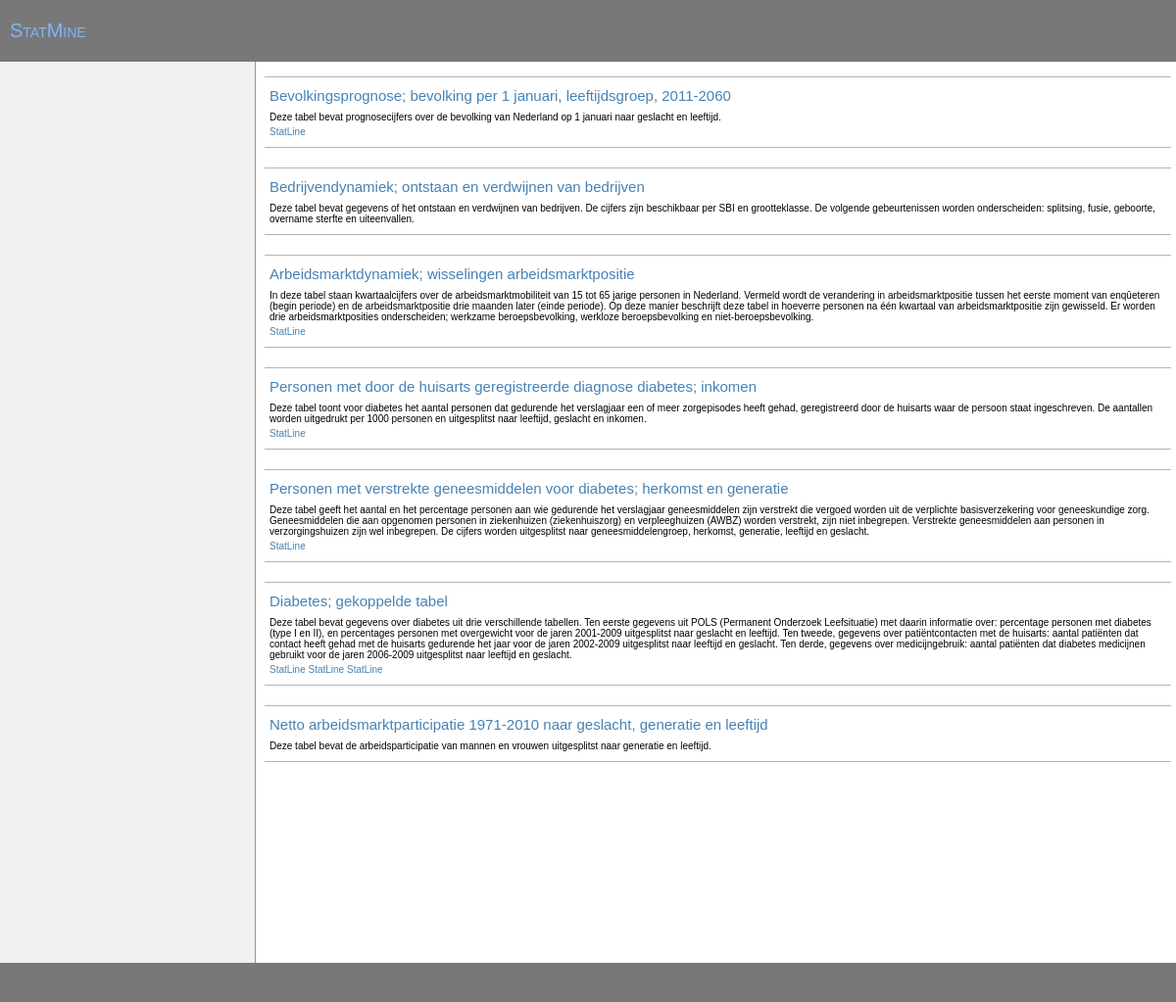
The page / on the database its author committed.
### tables this page shows
CREATE TABLE tables 
( id INTEGER,
	name TEXT,
	longname TEXT,
	description TEXT,
	url TEXT 
);

### php/meta.php (called while the page is built, shortened)
<?php
  $META = array();
  $META['bevolkingsprognoses'] = array(
      'longname' => 'Bevolkingsprognose; bevolking per 1 januari, leeftijdsgroep, 2011-2060',
      'description' => 'Deze tabel bevat prognosecijfers over de bevolking van Nederland op 1 ' .
          'januari naar geslacht en leeftijd. ',
      'url' => 'http://statline.cbs.nl/StatWeb/selection/?DM=SLNL&PA=80755NED&VW=T',
      'variables' => array("gender", "age", "year", "variable"),
      'idvariables' => array("gender", "age", "year"),
      'gender' => array(
          'longname' => 'Geslacht',
          'default' => 3,
          'defaultnot' => 3,
          'levels' => array('Man', 'Vrouw', 'Totaal')
        ),
      'age' => array(
          'longname' => 'Leeftijd',
          'default' => 21,
          'defaultnot' => 21,
          'levels' => array(
              "0-5",   "5-10",  "10-15", "15-20", "20-25", "25-30", "30-35", "35-40",
              "40-45", "45-50", "50-55", "55-60", "60-65", "65-70", "70-75", "75-80", "80-85",
              "85-90", "90-95", "95+", "Totaal")
        ),
      'year' => array(
          'longname' => 'Jaar',
          'default' => 50,
          'defaultnot' => 50,
          'levels' => array(
              "2011", "2012", "2013", "2014", "2015", "2016", "2017", "2018", "2019", "2020",
              "2021", "2022", "2023", "2024", "2025", "2026", "2027", "2028", "2029", "2030",
              "2031", "2032", "2033", "2034", "2035", "2036", "2037", "2038", "2039", "2040",
              "2041", "2042", "2043", "2044", "2045", "2046", "2047", "2048", "2049", "2050",
              "2051", "2052", "2053", "2054", "2055", "2056", "2057", "2058", "2059", "2060")
        ),
      'prognosis' => array(
          'longname' => 'Verwacht aantal personen'
        ),
      'default_graph' => array(
          'type' => 'line',
          'xcat' => 'year',
          'ynum' => 'prognosis',
          'colour' => 'gender'
        )
    );
  $META['diabetes'] = array(
      'longname' => 'Personen met door de huisarts geregistreerde diagnose diabetes; inkomen',
      'description' => 'Deze tabel toont voor diabetes het aantal personen dat ' .
        'gedurende het verslagjaar een of meer zorgepisodes heeft gehad, geregistreerd ' .
        'door de huisarts waar de persoon staat ingeschreven. De aantallen worden ' .
        'uitgedrukt per 1000 personen en uitgesplitst naar leeftijd, geslacht en inkomen.',
      'url' => 'http://statline.cbs.nl/StatWeb/selection/?DM=SLNL&PA=80824NED&VW=T',
      'variables' => array("jaar", "inkomensgroep", "geslacht", "leeftijd", "variable"),
      'idvariables' => array("jaar", "inkomensgroep", "geslacht", "leeftijd"),
      'jaar' => array(
          'longname' => 'Jaar',
          'default' => 8,
          'levels' => array('2002', '2003', '2004', '2005', '2006', '2007', '2008', '2009')
        ),
      'inkomensgroep' => array(
          'longname' => 'Inkomensgroep',
          'default' => 11,
          'defaultnot' => 11,
          'levels' => array('1e 10%-inkomensgroep (laag inkomen)', '2e 10%-inkomensgroep',
            '3e 10%-inkomensgroep', '4e 10%-inkomensgroep', '5e 10%-inkomensgroep',
            '6e 10%-inkomensgroep', '7e 10%-inkomensgroep', '8e 10%-inkomensgroep',
            '9e 10%-inkomensgroep', '10e 10%-inkomensgroep (hoog inkomen)', 'Totaal')
        ),
      'geslacht' => array(
          'longname' => 'Geslacht',
          'default' => 3,
          'defaultnot' => 3,
          'levels' => array('Man', 'Vrouw', 'Totaal')
        ),
      'leeftijd' => array(
          'longname' => 'Leeftijd',
          'default' => 7,
          'defaultnot' => 7,
          'levels' => array('0 tot 15 jaar', '15 tot 30 jaar', '30 tot 45 jaar',
            '45 tot 60 jaar', '60 tot 75 jaar', '75 jaar of ouder', 'Totaal')
        ),
      'aantal_patienten'=> array(
          'longname' => 'Aantal patiënten met diabetes'
        ),
      'default_graph' => array(
          'type' => 'bar',
          'ycat' => 'jaar',
          'size' => 'aantal_patienten'
        )
    );
  $META['participation'] = array(
      'longname' => 'Netto arbeidsmarktparticipatie 1971-2010 naar geslacht, generatie en leeftijd',
      'description' => 'Deze tabel bevat de arbeidsparticipatie van mannen en vrouwen uitgesplitst ' .
          'naar generatie en leeftijd.',
      'url' => '',
      'variables' => array("geslacht", "generatie", "leeftijd", "variable"),
      'idvariables' => array("geslacht", "generatie", "leeftijd"),
      'geslacht' => array(
          'longname' => 'Geslacht',
          'default' => 2,
          'levels' => array('Man', 'Vrouw')
        ),
      'generatie' => array(
          'longname' => 'Geboortegeneratie',
          'default' => 4,
          'levels' => array(
              "1906-1910", "1911-1915", "1916-1920", "1921-1925", "1926-1930", "1931-1935", "1936-1940",
              "1941-1945", "1946-1950", "1951-1955", "1956-1960", "1961-1965", "1966-1970", "1971-1975",
              "1976-1980", "1981-1985", "1986-1990")
        ),
      'leeftijd' => array(
          'longname' => 'Leeftijd',
          'default' => 1,
          'levels' => array(
              '16', '17', '18', '19', '20', '21', '22', '23', '24', '25', '26', '27', '28', '29', '30',
              '31', '32', '33', '34', '35', '36', '37', '38', '39', '40', '41', '42', '43', '44', '45',
              '46', '47', '48', '49', '50', '51', '52', '53', '54', '55', '56', '57', '58', '59', '60',
              '61', '62', '63', '64', '65', '66', '67')
        ),
      'participatie'=> array(
          'longname' => 'Arbeidsmarktparticipatie'
        ),
      'default_graph' => array(
          'type' => 'line',
          'ynum' => 'participatie',
          'xcat' => 'leeftijd',
          'colour' => 'generatie',
          'row' => 'geslacht'
        )
    );
?>

### index.php (the view, shortened to what this page needs)
<!DOCTYPE html>
<html>
  <head>
    <link type="text/css" href="css/ui.css" rel="stylesheet" />
    <link type="text/css" href="css/smoothness/jquery-ui-1.8.17.custom.css" rel="stylesheet" />
  </head>
  <body>
  <header>
    <h1><a href="index.php">StatMine</a></h1>
  </header>
  <article>
    <div class="menu">
    </div>
    <div class="content">
<?php
  require_once("php/meta.php");
  $pdo = new PDO("sqlite:data/test.sqlite");
  $r = $pdo->query("SELECT * FROM tables");
  while ($row = $r->fetch()) {
    $meta = $META[$row['name']];
    echo '<div class="table">';
    echo '<h2><a href="ui.php?id=' . $row['id'] . '">' .  $meta['longname'] . '</a></h2>';
    echo '<p>' . $meta['description'] . '</p>';
    if (isset($meta['url']) && $meta['url'] != '') {
      echo '<p class="tableoptions">';
      if (!is_array($meta['url'])) $meta['url'] = array($meta['url']);
      foreach($meta['url'] as $url) echo '<a href="' . $url . '">StatLine</a> ';
      echo '</p>';
    }
    echo '</div>';
  }
?>
    </div>
  </article>
  <footer>
  </footer>
  </body>
</html>

### css/ui.css (style rules this page uses)
BODY { font-family : sans-serif; font-size: 10px; color : black; }
* { padding : 0pt; margin : 0pt; border : none 0pt; font-weight : normal; text-decoration : none; }
a { color : steelblue; font-size : inherit; }
header, footer { background : rgb(120, 120, 120); border-bottom : rgb(10, 10, 10); padding : 20px 10px; color : white; }
header h1 { font-size : 200%; color : inherit; font-variant : small-caps; }
header a { color : #7eb5ff; }
footer { clear : both; }
article { float : left; width : 100%; }
div.menu { float : left; width : 240px; padding : 10px 10px; min-height : 900px; background : rgb(240, 240, 240); border-right : rgb(150, 150, 150) solid 1px; }
div.table { margin-top : 10px; margin-bottom : 20px; border-bottom : 1px solid rgb(180, 180, 180); border-top : 1px solid rgb(180, 180, 180); padding : 10px 5px; }
div.table H2 { margin-bottom : 8px; }
div.table p.tableoptions { margin-top : 4px; }
div.content { margin-left : 265px; padding : 5px; }

### rows shown on the page
tables: name "Bevolkingsprognose; bevolking per 1 januari, leeftijdsgroep, 2011-2060", name "Deze tabel bevat prognosecijfers over de bevolking van Nederland op 1 januari naar geslacht en leeftijd."
tables: name "Bedrijvendynamiek; ontstaan en verdwijnen van bedrijven", name "Deze tabel bevat gegevens of het ontstaan en verdwijnen van bedrijven. De cijfers zijn beschikbaar per SBI en grootteklasse. De volgende gebeurtenissen worden onderscheiden: splitsing, fusie, geboorte, overname sterfte en uiteenvallen."
tables: name "Arbeidsmarktdynamiek; wisselingen arbeidsmarktpositie", name "In deze tabel staan kwartaalcijfers over de arbeidsmarktmobiliteit van 15 tot 65 jarige personen in Nederland. Vermeld wordt de verandering in arbeidsmarktpositie tussen het eerste moment van enqûeteren (begin periode) en de arbeidsmarktpositie drie maanden later (einde periode). Op deze manier beschrijft deze tabel in hoeverre personen na één kwartaal van arbeidsmarktpositie zijn gewisseld. Er worden drie arbeidsmarktposities onderscheiden; werkzame beroepsbevolking, werkloze beroepsbevolking en niet-beroepsbevolking."
tables: name "Personen met door de huisarts geregistreerde diagnose diabetes; inkomen", name "Deze tabel toont voor diabetes het aantal personen dat gedurende het verslagjaar een of meer zorgepisodes heeft gehad, geregistreerd door de huisarts waar de persoon staat ingeschreven. De aantallen worden uitgedrukt per 1000 personen en uitgesplitst naar leeftijd, geslacht en inkomen."
tables: name "Personen met verstrekte geneesmiddelen voor diabetes; herkomst en generatie", name "Deze tabel geeft het aantal en het percentage personen aan wie gedurende het verslagjaar geneesmiddelen zijn verstrekt die vergoed worden uit de verplichte basisverzekering voor geneeskundige zorg. Geneesmiddelen die aan opgenomen personen in ziekenhuizen (ziekenhuiszorg) en verpleeghuizen (AWBZ) worden verstrekt, zijn niet inbegrepen. Verstrekte geneesmiddelen aan personen in verzorgingshuizen zijn wel inbegrepen. De cijfers worden uitgesplitst naar geneesmiddelengroep, herkomst, generatie, leeftijd en geslacht."
tables: name "Diabetes; gekoppelde tabel", name "Deze tabel bevat gegevens over diabetes uit drie verschillende tabellen. Ten eerste gegevens uit POLS (Permanent Onderzoek Leefsituatie) met daarin informatie over: percentage personen met diabetes (type I en II), en percentages personen met overgewicht voor de jaren 2001-2009 uitgesplitst naar geslacht en leeftijd. Ten tweede, gegevens over patiëntcontacten met de huisarts: aantal patiënten dat contact heeft gehad met de huisarts gedurende het jaar voor de jaren 2002-2009 uitgesplitst naar leeftijd en geslacht. Ten derde, gegevens over medicijngebruik: aantal patiënten dat diabetes medicijnen gebruikt voor de jaren 2006-2009 uitgesplitst naar leeftijd en geslacht."
tables: name "Netto arbeidsmarktparticipatie 1971-2010 naar geslacht, generatie en leeftijd", name "Deze tabel bevat de arbeidsparticipatie van mannen en vrouwen uitgesplitst naar generatie en leeftijd."
